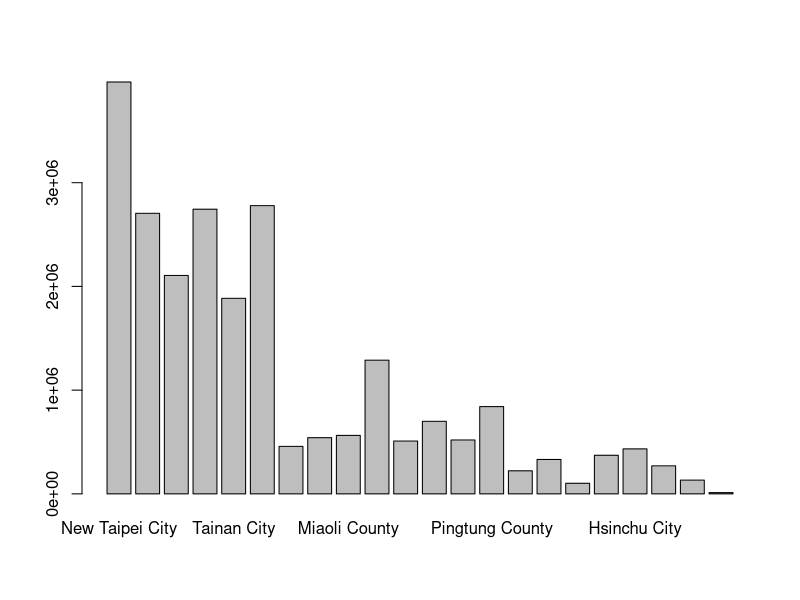
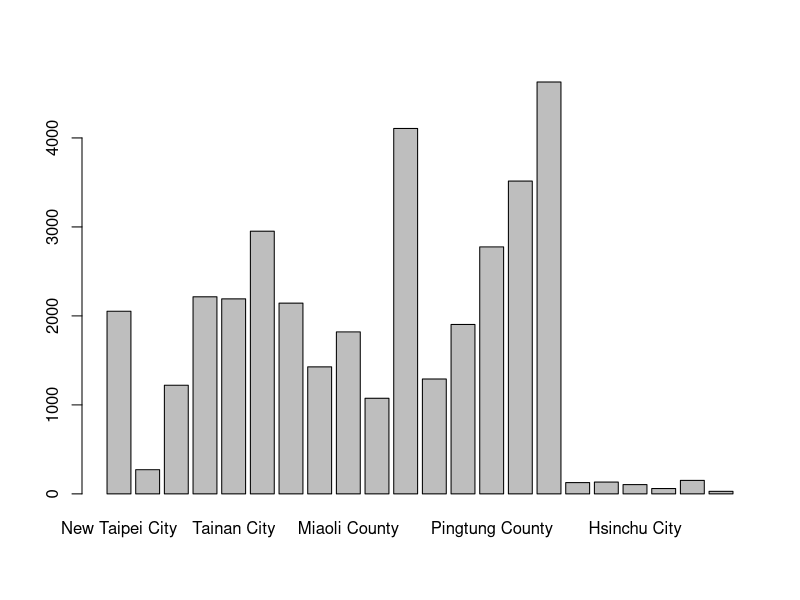
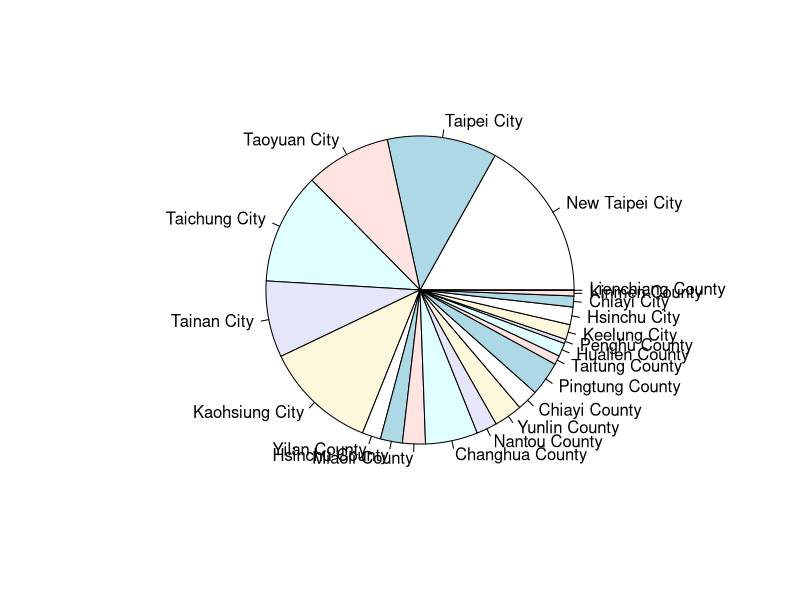
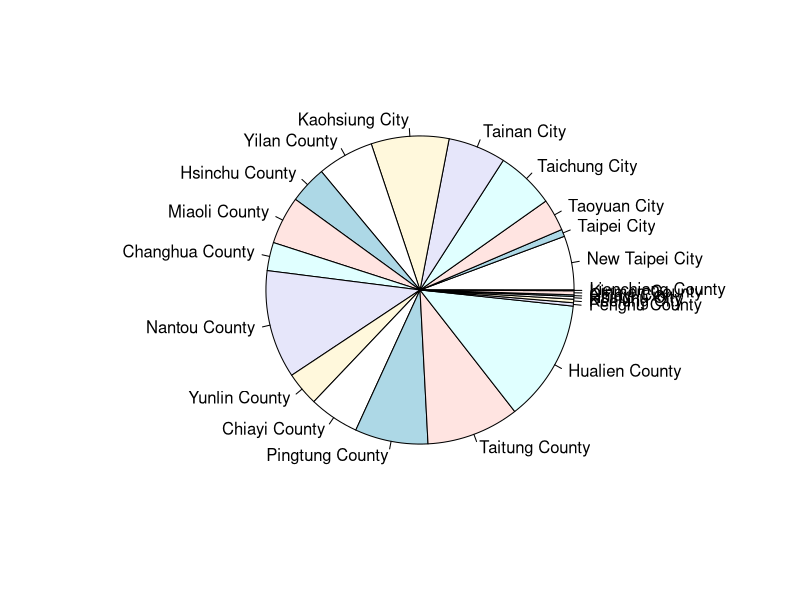

The R script that drew these images, in order:
x=read.csv("p50_ex_Taiwan.csv",sep=",")

png("p50_ex_out/barplot_resident.png",width = 10,height = 5,res = 300,units="in")
barplot(x[,2], names.arg = x[,1])
dev.off()

png("p50_ex_out/barplot_area.png",width = 10,height = 5,res = 300,units="in")
barplot(x[,3], names.arg = x[,1])
dev.off()

png("p50_ex_out/pie_resident.png",width = 10,height = 5,res = 300,units="in")
pie(x[,2], labels = x[,1])
dev.off()

png("p50_ex_out/pie_area.png",width = 10,height = 5,res = 300,units="in")
pie(x[,3], labels = x[,1])
dev.off()
